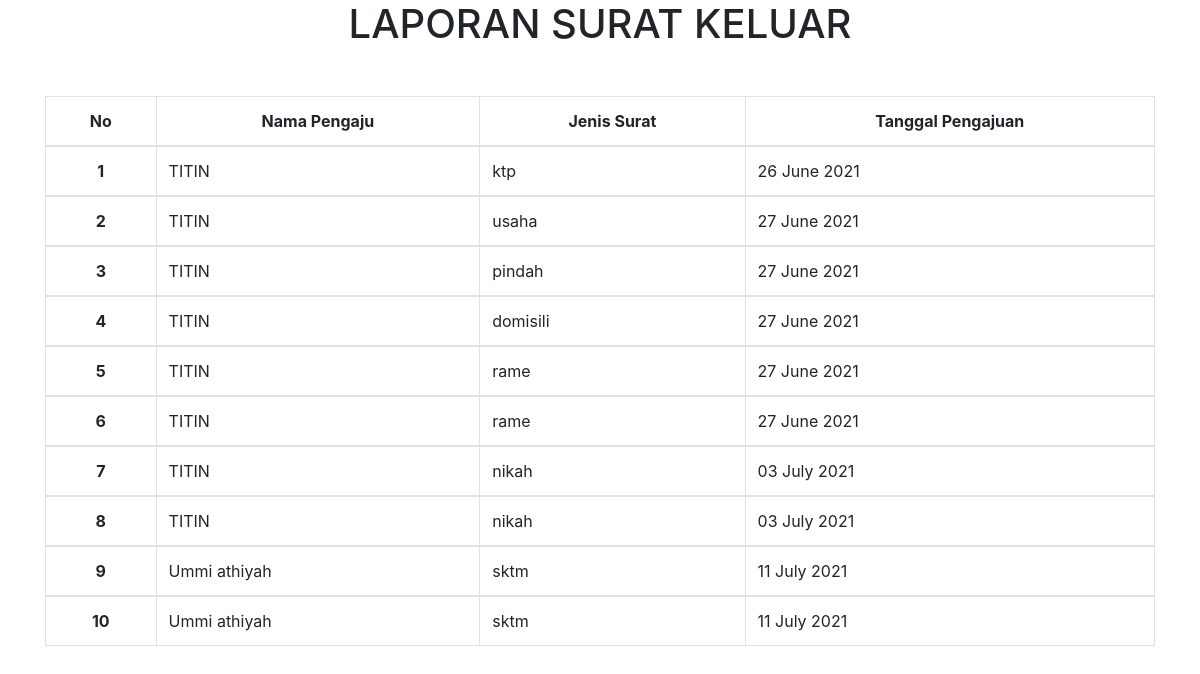
Before: /index.php/admin/laporan with the older database file.
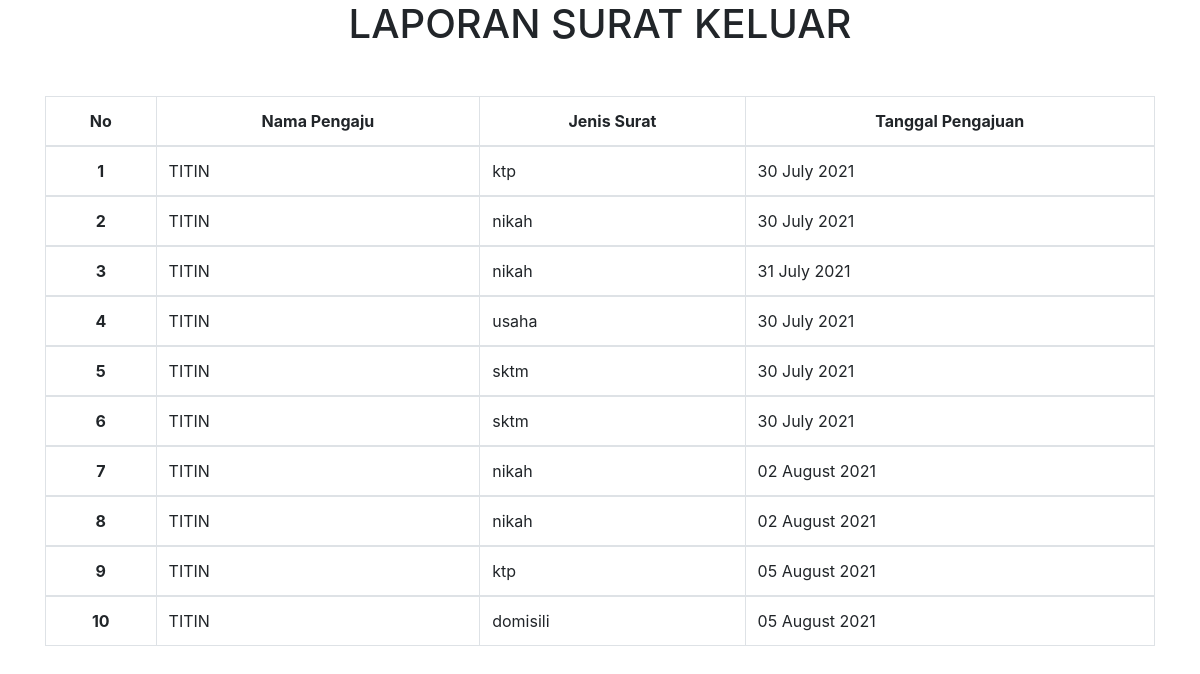
After: the same page with the newer database file.
### tables this page shows
CREATE TABLE `acc_surat` (
  `id_acc` int(11) NOT NULL,
  `nik` varchar(16) NOT NULL,
  `surat` varchar(30) NOT NULL,
  `tanggal` date NOT NULL,
  `status` char(2) NOT NULL
);

CREATE TABLE `masyarakat` (
  `id` int(11) NOT NULL,
  `kk` varchar(16) NOT NULL,
  `nik` varchar(16) NOT NULL,
  `nama` varchar(50) NOT NULL,
  `tempat_lahir` varchar(50) NOT NULL,
  `tanggal_lahir` date NOT NULL,
  `jk` varchar(15) NOT NULL,
  `agama` varchar(15) NOT NULL,
  `alamat` varchar(30) NOT NULL,
  `rt/rw` varchar(10) NOT NULL,
  `desa` varchar(30) NOT NULL,
  `kecamatan` varchar(30) NOT NULL,
  `kabupaten` varchar(30) NOT NULL,
  `pendidikan_terakhir` varchar(10) NOT NULL,
  `pekerjaan` varchar(50) NOT NULL,
  `status` varchar(30) NOT NULL,
  `kewarganegaraan` varchar(30) NOT NULL,
  `gol` varchar(3) NOT NULL,
  `gambar` varchar(255) NOT NULL
);

### application/controllers/admin.php (called while the page is built, shortened)
<?php
class admin extends CI_Controller
{
    public function __construct()
    {
        $this->load->model('model_masyarakat');
    }
    public function laporan()
    {
        $data['surat'] = $this->model_masyarakat->laporan_surat();
        $this->load->view('admin/laporan', $data);
    }
}

### index.php (called while the page is built, shortened)
<?php
require_once BASEPATH.'core/CodeIgniter.php';

### application/models/model_masyarakat.php (called while the page is built, shortened)
<?php
class model_masyarakat extends CI_Model
{
    public function laporan_surat()
    {
        $join = "SELECT *,masyarakat.nik FROM acc_surat JOIN masyarakat ON acc_surat.nik = masyarakat.nik ";
        return $this->db->query($join)->result_array();
    }
}

### application/views/admin/laporan.php (the view, shortened to what this page needs)
<!doctype html>
<html lang="en">
<head>
    <link rel="stylesheet" href="https://maxcdn.bootstrapcdn.com/bootstrap/4.0.0/css/bootstrap.min.css">
</head>
<body>
    <div class="container">
        <div class="text-center  ">
            <h1>LAPORAN SURAT KELUAR</h1>
        </div>
        <table class="table mt-5 table-bordered">
            <thead>
                <tr class="text-center">
                    <th scope="col">No</th>
                    <th scope="col">Nama Pengaju</th>
                    <th scope="col">Jenis Surat</th>
                    <th scope="col">Tanggal Pengajuan</th>
                </tr>
            </thead>
            <tbody>
                <?php $i = 1; ?>
                <?php foreach ($surat as $s) : ?>
                    <tr>
                        <th scope="row" class="text-center"><?= $i; ?></th>
                        <td><?= $s['nama']; ?></td>
                        <td><?= $s['surat']; ?></td>
                        <td><?= date('d F Y', strtotime($s['tanggal'])); ?></td>
                    </tr>
            </tbody>
            <?php $i++; ?>
        <?php endforeach; ?>
        </table>
    </div>
</body>
</html>

Changed rows visible on the page:
removed acc_surat: masyarakat.nama "TITIN", surat "ktp", tanggal "26 June 2021"
removed acc_surat: masyarakat.nama "TITIN", surat "usaha", tanggal "27 June 2021"
removed acc_surat: masyarakat.nama "TITIN", surat "pindah", tanggal "27 June 2021"
removed acc_surat: masyarakat.nama "TITIN", surat "domisili", tanggal "27 June 2021"
removed acc_surat: masyarakat.nama "TITIN", surat "rame", tanggal "27 June 2021"
removed acc_surat: masyarakat.nama "TITIN", surat "rame", tanggal "27 June 2021"
removed acc_surat: masyarakat.nama "TITIN", surat "nikah", tanggal "03 July 2021"
removed acc_surat: masyarakat.nama "TITIN", surat "nikah", tanggal "03 July 2021"
removed acc_surat: masyarakat.nama "Ummi athiyah", surat "sktm", tanggal "11 July 2021"
now on this page (row edited): acc_surat: masyarakat.nama "TITIN", surat "ktp", tanggal "30 July 2021"
now on this page (row edited): acc_surat: masyarakat.nama "TITIN", surat "nikah", tanggal "30 July 2021"
now on this page (row edited): acc_surat: masyarakat.nama "TITIN", surat "nikah", tanggal "31 July 2021"
now on this page (row edited): acc_surat: masyarakat.nama "TITIN", surat "usaha", tanggal "30 July 2021"
now on this page (row edited): acc_surat: masyarakat.nama "TITIN", surat "sktm", tanggal "30 July 2021"
now on this page (row edited): acc_surat: masyarakat.nama "TITIN", surat "sktm", tanggal "30 July 2021"
now on this page (row edited): acc_surat: masyarakat.nama "TITIN", surat "nikah", tanggal "02 August 2021"
added acc_surat: masyarakat.nama "TITIN", surat "nikah", tanggal "02 August 2021"
added acc_surat: masyarakat.nama "TITIN", surat "ktp", tanggal "05 August 2021"
now on this page (row edited): acc_surat: masyarakat.nama "TITIN", surat "domisili", tanggal "05 August 2021"
